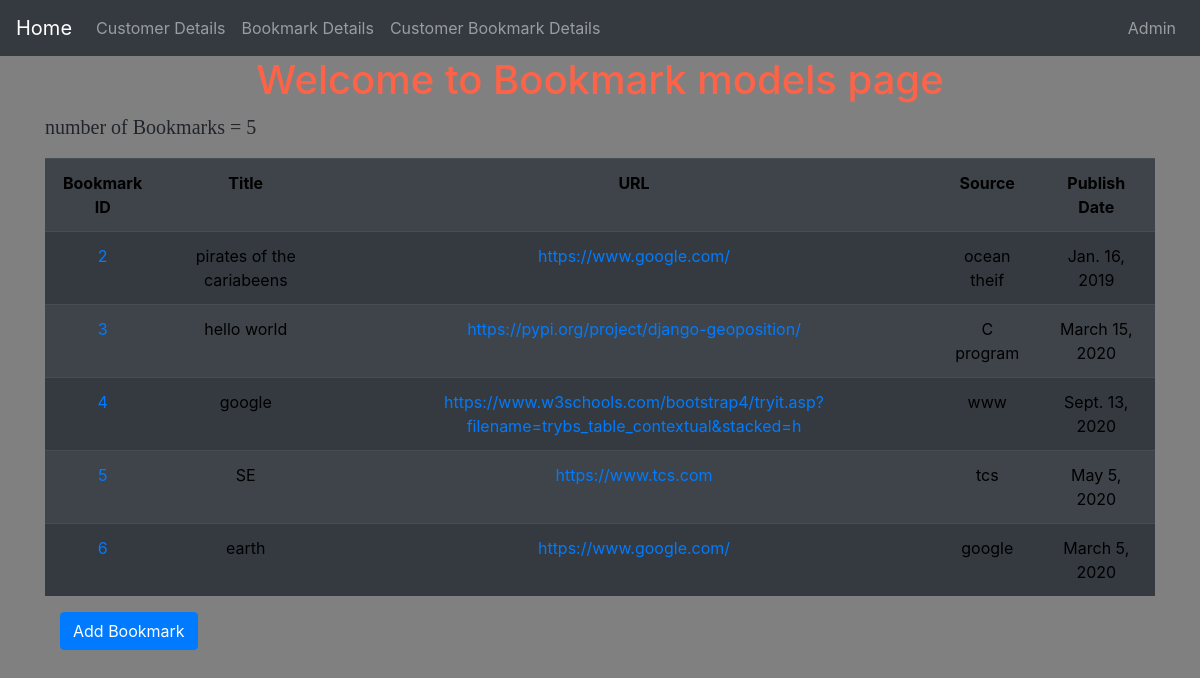
The page /app/bookmark/ on the database its author committed.
### CB_app/models.py (models this page shows, shortened)
class Bookmark(models.Model):
    title = models.CharField(max_length = 75)
    url = models.URLField(max_length = 200)
    source_name = models.CharField(max_length = 50)
    pub_date = models.DateField()
    customer = models.ManyToManyField(customer_profile, through='customer_bookmark')

### CB_app/views.py (the view)
# urls.py: path('bookmark/',views.bookmarkListView.as_view(),name='bookmark'),
class bookmarkListView(ListView):
    model = Bookmark

### CB_app/templates/CB_app/bookmark_list.html
{% extends "base.html" %}
{% block body_block %}
<h1>Welcome to Bookmark models page</h1>
<p>number of Bookmarks = {{bookmark_list|length}}</p>
<table class="table table-dark table-striped">
      <tr>
          <th>Bookmark ID</th>
          <th>Title</th>
          <th>URL</th>
          <th>Source</th>
          <th>Publish Date</th>
      </tr>
    {% for bookmark in bookmark_list %}
      <tr>
          <td><a href="{{bookmark.id}}">{{ bookmark.id }}</a></td>
          <td>{{ bookmark.title }}</td>
          <td><a href="{{ bookmark.url }}">{{ bookmark.url }}</a></td>
          <td>{{ bookmark.source_name }}</td>
          <td>{{ bookmark.pub_date }}</td>
      </tr>
    {% endfor %}
    </table>
    <div class="container">
    <a class='btn btn-primary' href="{% url 'CB_app:b_create' %}">Add Bookmark</a>
  </div>
{% endblock %}

### templates/base.html (style rules this page uses)
h1 { color:Tomato; text-align: center; }
th,tr { color:black; text-align: center; }
p { font-family: verdana; font-size: 20px; }

### rows shown on the page
Bookmark: id "2", title "pirates of the cariabeens", url "https://www.google.com/", source_name "ocean theif", pub_date "Jan. 16, 2019"
Bookmark: id "3", title "hello world", url "https://pypi.org/project/django-geoposition/", source_name "C program", pub_date "March 15, 2020"
Bookmark: id "4", title "google", url "https://www.w3schools.com/bootstrap4/tryit.asp?filename=trybs_table_contextual&stacked=h", source_name "www", pub_date "Sept. 13, 2020"
Bookmark: id "5", title "SE", url "https://www.tcs.com", source_name "tcs", pub_date "May 5, 2020"
Bookmark: id "6", title "earth", url "https://www.google.com/", source_name "google", pub_date "March 5, 2020"

### other values the page prints
{{ bookmark_list|length }} "5"
